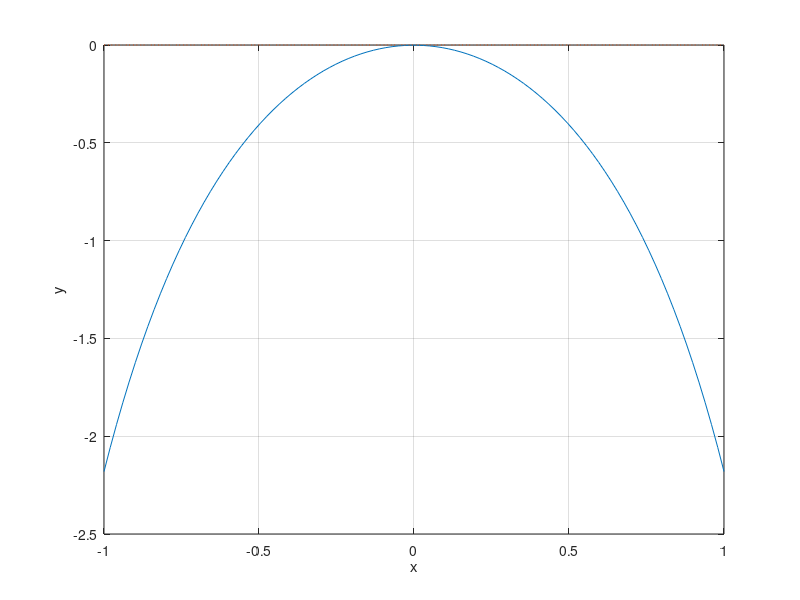

This chart was generated by the following MATLAB code: (Note: this script raises an error after producing the figure.)
a=-1; b=1; m=100;
x=linspace(a,b,m);
f='cos(x)-exp(0.001+x.^2)';
plot(x,eval(f),x,0*x,':');
grid on
xlabel('x');
ylabel('y');
z=ginput(1);
[zr,fr]=solve(f,z(1));
hold on
plot(zr,fr,'r*',z(1), z(2),'g*');
hold off
